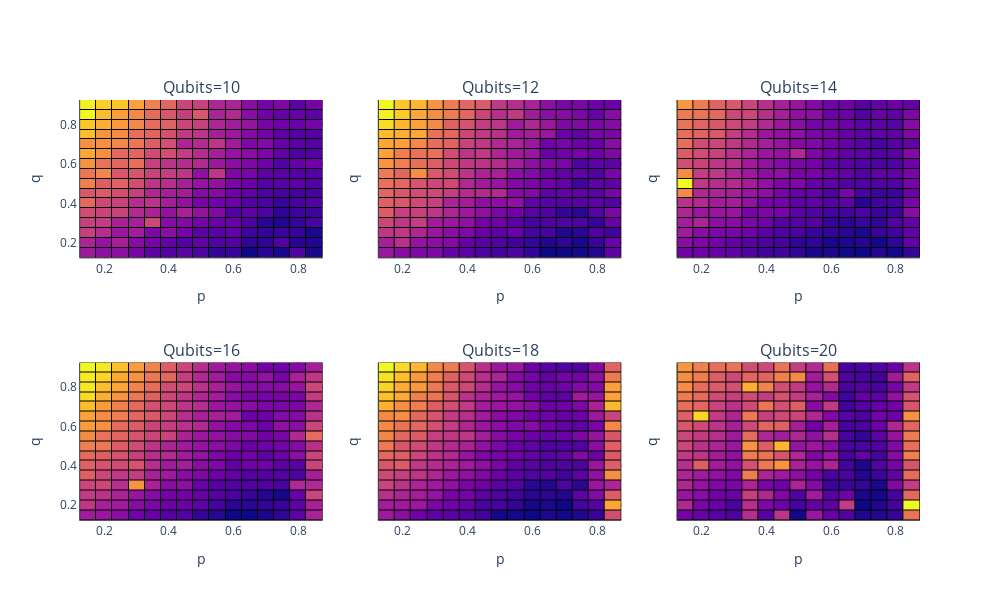

Notebook code for this chart:
### Code cell
max_columns = 3
heatmap_grid_height = 600
heatmap_grid_width = 1000

max_rows = int(np.ceil(len(facet_plot_runtime_df['num_qubits'].unique())/max_columns))
titles = ['Qubits='+ str(x) for x in facet_plot_runtime_df['num_qubits'].unique().astype(str)]

fig = make_subplots(rows=max_rows, cols=max_columns,
                    shared_yaxes=True,
                    subplot_titles = tuple(titles))

i_index = 1
max_index = len(facet_plot_runtime_df['num_qubits'].unique())
for i in facet_plot_runtime_df['num_qubits'].unique():

    df = facet_plot_runtime_df[facet_plot_runtime_df['num_qubits'] == i]
    row_index = int(np.floor(i_index/(max_columns+1))+1)
    col_index = i_index % max_columns

    #print("i_index: "+ str(i_index)+" "+" row_index: "+ str(row_index)+" "+" col_index: "+ str(col_index)+" ")

    if col_index == 0:
        col_index = max_columns
    #print("i_index: "+ str(i_index)+" "+" row_index: "+ str(row_index)+" "+" col_index: "+ str(col_index)+" ")

    fig.add_trace(go.Heatmap(z=df.mean_runtime_min, x=df.p, y=df.q, hoverinfo='text', hovertemplate='p: %{x}<br>q: %{y}<br>Mean Simulation Runtime: %{z}<extra></extra>'), row=row_index, col=col_index)

    #dtick=list(facet_plot_eg['p'].unique())
    fig.update_xaxes(title_text='p', row=row_index, col=col_index)
    fig.update_yaxes(title_text='q', row=row_index, col=col_index)

    #if i_index == max_index:
    #    fig.update_traces(xgap=1,ygap=1,showscale = True)
    #else:
    #    fig.update_traces(xgap=1,ygap=1,showscale = False)

    fig.update_layout(plot_bgcolor='black',height=heatmap_grid_height, width=heatmap_grid_width)
    fig.update_xaxes(showline=True, linewidth=0.75, linecolor='black', gridcolor='black')
    fig.update_yaxes(showline=True, linewidth=0.75, linecolor='black', gridcolor='black')
    i_index+=1

#fig.update_layout(showlegend=False,)
fig.update_traces(xgap=1,ygap=1,showscale = False)

### Figure 1 — Plotly figure (JSON) as saved in the notebook; plotly's stock layout.template omitted (floating-point values rounded to 4 significant figures; data arrays with more than 128 entries replaced by an {"elided": "..."} marker saying what was removed)
{"data": [{"hoverinfo": "text", "hovertemplate": "p: %{x}<br>q: %{y}<br>Mean Simulation Runtime: %{z}<extra></extra>", "showscale": false, "type": "heatmap", "x": {"elided": "240 float values"}, "xaxis": "x", "xgap": 1, "y": {"elided": "240 float values"}, "yaxis": "y", "ygap": 1, "z": {"elided": "240 float values"}}, {"hoverinfo": "text", "hovertemplate": "p: %{x}<br>q: %{y}<br>Mean Simulation Runtime: %{z}<extra></extra>", "showscale": false, "type": "heatmap", "x": {"elided": "240 float values"}, "xaxis": "x2", "xgap": 1, "y": {"elided": "240 float values"}, "yaxis": "y2", "ygap": 1, "z": {"elided": "240 float values"}}, {"hoverinfo": "text", "hovertemplate": "p: %{x}<br>q: %{y}<br>Mean Simulation Runtime: %{z}<extra></extra>", "showscale": false, "type": "heatmap", "x": {"elided": "240 float values"}, "xaxis": "x3", "xgap": 1, "y": {"elided": "240 float values"}, "yaxis": "y3", "ygap": 1, "z": {"elided": "240 float values"}}, {"hoverinfo": "text", "hovertemplate": "p: %{x}<br>q: %{y}<br>Mean Simulation Runtime: %{z}<extra></extra>", "showscale": false, "type": "heatmap", "x": {"elided": "240 float values"}, "xaxis": "x4", "xgap": 1, "y": {"elided": "240 float values"}, "yaxis": "y4", "ygap": 1, "z": {"elided": "240 float values"}}, {"hoverinfo": "text", "hovertemplate": "p: %{x}<br>q: %{y}<br>Mean Simulation Runtime: %{z}<extra></extra>", "showscale": false, "type": "heatmap", "x": {"elided": "240 float values"}, "xaxis": "x5", "xgap": 1, "y": {"elided": "240 float values"}, "yaxis": "y5", "ygap": 1, "z": {"elided": "240 float values"}}, {"hoverinfo": "text", "hovertemplate": "p: %{x}<br>q: %{y}<br>Mean Simulation Runtime: %{z}<extra></extra>", "showscale": false, "type": "heatmap", "x": {"elided": "240 float values"}, "xaxis": "x6", "xgap": 1, "y": {"elided": "240 float values"}, "yaxis": "y6", "ygap": 1, "z": {"elided": "240 float values"}}], "layout": {"annotations": [{"font": {"size": 16}, "showarrow": false, "text": "Qubits=10", "x": 0.1444, "xanchor": "center", "xref": "paper", "y": 1, "yanchor": "bottom", "yref": "paper"}, {"font": {"size": 16}, "showarrow": false, "text": "Qubits=12", "x": 0.5, "xanchor": "center", "xref": "paper", "y": 1, "yanchor": "bottom", "yref": "paper"}, {"font": {"size": 16}, "showarrow": false, "text": "Qubits=14", "x": 0.8556, "xanchor": "center", "xref": "paper", "y": 1, "yanchor": "bottom", "yref": "paper"}, {"font": {"size": 16}, "showarrow": false, "text": "Qubits=16", "x": 0.1444, "xanchor": "center", "xref": "paper", "y": 0.375, "yanchor": "bottom", "yref": "paper"}, {"font": {"size": 16}, "showarrow": false, "text": "Qubits=18", "x": 0.5, "xanchor": "center", "xref": "paper", "y": 0.375, "yanchor": "bottom", "yref": "paper"}, {"font": {"size": 16}, "showarrow": false, "text": "Qubits=20", "x": 0.8556, "xanchor": "center", "xref": "paper", "y": 0.375, "yanchor": "bottom", "yref": "paper"}], "height": 600, "plot_bgcolor": "black", "width": 1000, "xaxis": {"anchor": "y", "domain": [0, 0.2889], "gridcolor": "black", "linecolor": "black", "linewidth": 0.75, "showline": true, "title": {"text": "p"}}, "xaxis2": {"anchor": "y2", "domain": [0.3556, 0.6444], "gridcolor": "black", "linecolor": "black", "linewidth": 0.75, "showline": true, "title": {"text": "p"}}, "xaxis3": {"anchor": "y3", "domain": [0.7111, 1], "gridcolor": "black", "linecolor": "black", "linewidth": 0.75, "showline": true, "title": {"text": "p"}}, "xaxis4": {"anchor": "y4", "domain": [0, 0.2889], "gridcolor": "black", "linecolor": "black", "linewidth": 0.75, "showline": true, "title": {"text": "p"}}, "xaxis5": {"anchor": "y5", "domain": [0.3556, 0.6444], "gridcolor": "black", "linecolor": "black", "linewidth": 0.75, "showline": true, "title": {"text": "p"}}, "xaxis6": {"anchor": "y6", "domain": [0.7111, 1], "gridcolor": "black", "linecolor": "black", "linewidth": 0.75, "showline": true, "title": {"text": "p"}}, "yaxis": {"anchor": "x", "domain": [0.625, 1], "gridcolor": "black", "linecolor": "black", "linewidth": 0.75, "showline": true, "title": {"text": "q"}}, "yaxis2": {"anchor": "x2", "domain": [0.625, 1], "gridcolor": "black", "linecolor": "black", "linewidth": 0.75, "matches": "y", "showline": true, "showticklabels": false, "title": {"text": "q"}}, "yaxis3": {"anchor": "x3", "domain": [0.625, 1], "gridcolor": "black", "linecolor": "black", "linewidth": 0.75, "matches": "y", "showline": true, "showticklabels": false, "title": {"text": "q"}}, "yaxis4": {"anchor": "x4", "domain": [0, 0.375], "gridcolor": "black", "linecolor": "black", "linewidth": 0.75, "showline": true, "title": {"text": "q"}}, "yaxis5": {"anchor": "x5", "domain": [0, 0.375], "gridcolor": "black", "linecolor": "black", "linewidth": 0.75, "matches": "y4", "showline": true, "showticklabels": false, "title": {"text": "q"}}, "yaxis6": {"anchor": "x6", "domain": [0, 0.375], "gridcolor": "black", "linecolor": "black", "linewidth": 0.75, "matches": "y4", "showline": true, "showticklabels": false, "title": {"text": "q"}}}}
